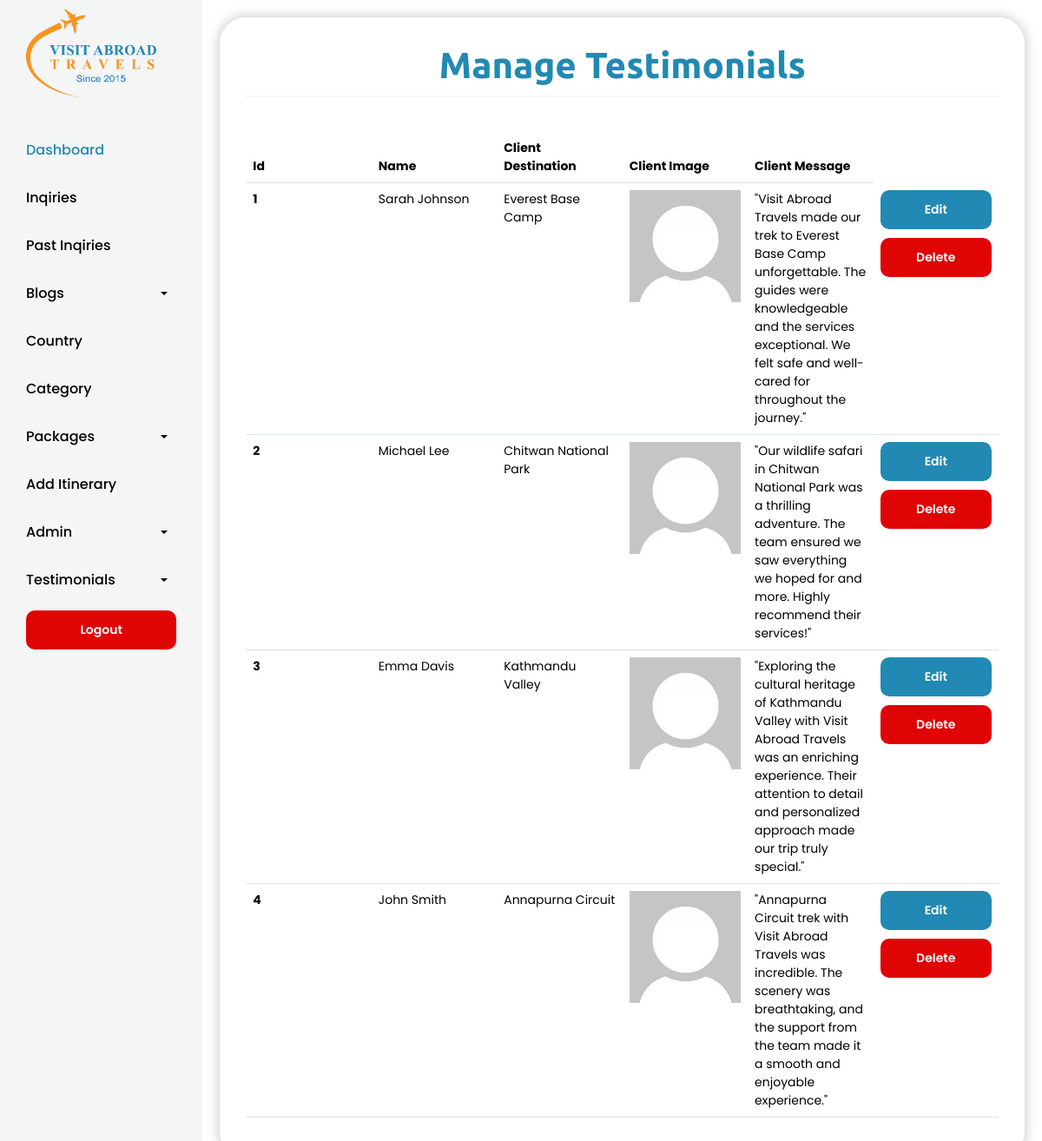
The page /admin/manage_testimonials.php (signed in) on the database its author committed.
### tables this page shows
CREATE TABLE `testimonial` (
  `id` int(11) NOT NULL,
  `name` varchar(155) NOT NULL,
  `destination` varchar(155) NOT NULL,
  `client_img` varchar(155) NOT NULL,
  `client_message` text NOT NULL
);

### admin/manage_testimonials.php (the view, shortened to what this page needs)
<?php include 'includes/header.php'; ?>
<section class="backend-page ">
  <?php include 'includes/nav.php'; ?>
  <div class="page">
    <h2 class="section-heading">Manage Testimonials</h2>
    <div class="inquiries_content">
      <table class="table table-hover">
        <thead>
          <tr>
            <th scope="col">Id</th>
            <th scope="col">Name</th>
            <th scope="col">Client Destination</th>
            <th scope="col">Client Image</th>
            <th scope="col">Client Message</th>
          </tr>
        </thead>
        <tbody>
          <?php
          $sql = "SELECT * FROM testimonial";
          $result = mysqli_query($conn, $sql);
          $count = mysqli_num_rows($result);
          $sn = 1;
          if ($count > 0) {
            while ($row = mysqli_fetch_assoc($result)) {
              $id = $row['id'];
              $name = $row['name'];
              $client_img = $row['client_img'];
              $destination = $row['destination'];
              $client_message = $row['client_message'];
          ?>
              <tr>
                <th scope="row"><?php echo $sn++; ?></th>
                <td><?php echo ucfirst($name)  ?></td>
                <td><?php echo $destination ?></td>
                <td> <img src="./testimonial/img/<?php echo $client_img ?>" alt=""> </td>
                <td><?php echo $client_message ?></td>
                <td class="btn-row ">
                  <a href="<?php echo SITEURL; ?>admin/edit_testimonial.php?id=<?php echo $id; ?>" class="btn-done">Edit</a>
                  <a href="<?php echo SITEURL; ?>admin/delete_testimonial.php?id=<?php echo $id; ?>&client_img=<?php echo $client_img ?>" class="btn-red">Delete</a>
                </td>
              </tr>
          <?php
            }
          }
          ?>
        </tbody>
      </table>
    </div>
  </div>
</section>
<?php include 'includes/footer.php'; ?>

### css/style.css (style rules this page uses)
body, p, a { font-size: 14px; font-style: normal; font-weight: 400; font-family: "Poppins", sans-serif; }
h1, .h1, h2, .h2, h3, .h3, h4, .h4, h5, .h5, h6 { font-family: "Ubuntu", sans-serif; font-weight: 600; margin: 0; padding: 0; color: #000000; }
img { width: 100%; transition: 0.4s all; }
a { color: #757272; font-size: 16px; font-weight: 500; font-family: "Poppins", sans-serif; text-decoration: none; display: block; overflow: hidden; transition: 0.4s all; }
section { position: relative; }
.section-heading { font-size: 42px; font-family: "Ubuntu", sans-serif; color: #000000; font-weight: 800; margin-bottom: 20px; }
.btn-done { font-size: 14px; background-color: #2189b3; color: #fff; padding: 10px 15px; border-radius: 10px; text-align: center; font-weight: 600; border: 2px solid #2189b3; transition: 0.3s ease-in-out; }
.btn-red { font-size: 14px; background-color: rgb(223, 5, 5); color: #fff; padding: 10px 15px; border-radius: 10px; text-align: center; font-weight: 600; border: 2px solid rgb(223, 5, 5); transition: 0.3s ease-in-out; }
.backend-page { display: flex; justify-content: space-between; }
.backend-page .page { width: 80%; height: calc(100vh - 40px); margin: 20px; box-shadow: 0 0 15px rgba(1, 3, 26, 0.247); overflow-y: auto; overflow-x: hidden; border-radius: 30px; padding: 30px; }
.backend-page .page .section-heading { color: #2189b3; font-family: "Ubuntu", sans-serif; border-bottom: 2px solid #F4F5F5; padding-bottom: 10px; text-align: center; margin-bottom: 40px; }
.inquiries_content table { table-layout: fixed; overflow-wrap: break-word; }
.inquiries_content table .btn-row .btn-done { margin-bottom: 10px; }

### rows shown on the page
testimonial: name "Sarah Johnson", destination "Everest Base Camp", client_img (picture), client_message "\"Visit Abroad Travels made our trek to Everest Base Camp unforgettable. The guides were knowledgeable and the services exceptional. We felt safe and well-cared for throughout the journey.\""
testimonial: name "Michael Lee", destination "Chitwan National Park", client_img (picture), client_message "\"Our wildlife safari in Chitwan National Park was a thrilling adventure. The team ensured we saw everything we hoped for and more. Highly recommend their services!\""
testimonial: name "Emma Davis", destination "Kathmandu Valley", client_img (picture), client_message "\"Exploring the cultural heritage of Kathmandu Valley with Visit Abroad Travels was an enriching experience. Their attention to detail and personalized approach made our trip truly special.\""
testimonial: name "John Smith", destination "Annapurna Circuit", client_img (picture), client_message "\"Annapurna Circuit trek with Visit Abroad Travels was incredible. The scenery was breathtaking, and the support from the team made it a smooth and enjoyable experience.\""
